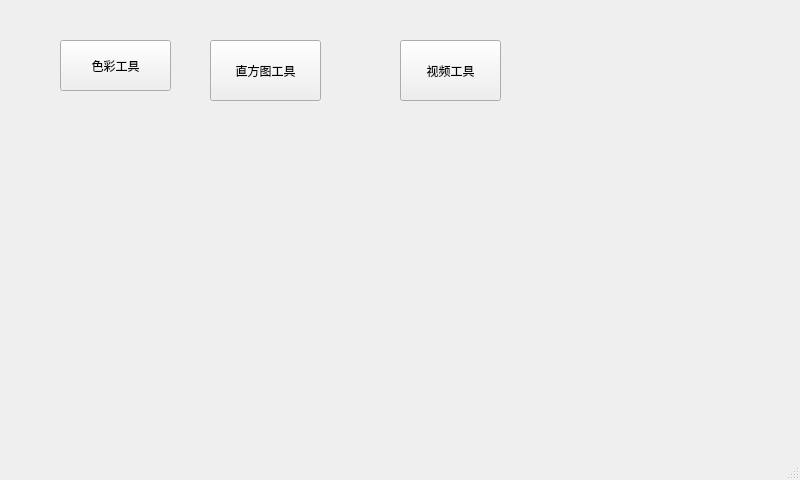
<?xml version="1.0" encoding="UTF-8"?>
<ui version="4.0">
 <class>MainWindow</class>
 <widget class="QMainWindow" name="MainWindow">
  <property name="geometry">
   <rect>
    <x>0</x>
    <y>0</y>
    <width>800</width>
    <height>480</height>
   </rect>
  </property>
  <property name="windowTitle">
   <string>MainWindow</string>
  </property>
  <widget class="QWidget" name="centralwidget">
   <widget class="QPushButton" name="Histogram">
    <property name="geometry">
     <rect>
      <x>210</x>
      <y>40</y>
      <width>111</width>
      <height>61</height>
     </rect>
    </property>
    <property name="text">
     <string>直方图工具</string>
    </property>
   </widget>
   <widget class="QPushButton" name="colortool">
    <property name="geometry">
     <rect>
      <x>60</x>
      <y>40</y>
      <width>111</width>
      <height>51</height>
     </rect>
    </property>
    <property name="text">
     <string>色彩工具</string>
    </property>
   </widget>
   <widget class="QPushButton" name="videopc">
    <property name="geometry">
     <rect>
      <x>400</x>
      <y>40</y>
      <width>101</width>
      <height>61</height>
     </rect>
    </property>
    <property name="text">
     <string>视频工具</string>
    </property>
   </widget>
  </widget>
  <widget class="QMenuBar" name="menubar">
   <property name="geometry">
    <rect>
     <x>0</x>
     <y>0</y>
     <width>800</width>
     <height>21</height>
    </rect>
   </property>
  </widget>
  <widget class="QStatusBar" name="statusbar"/>
 </widget>
 <resources/>
 <connections/>
</ui>
